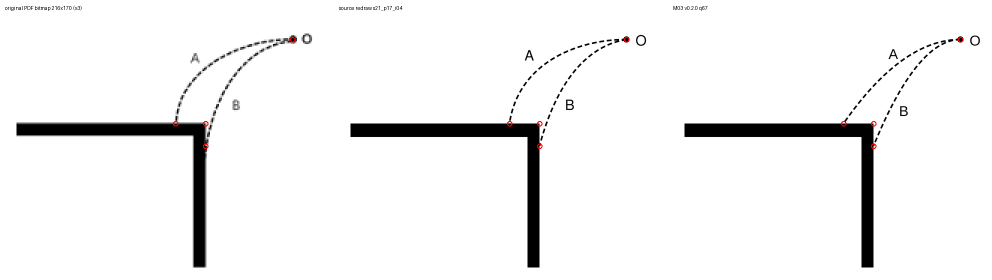
#> input picture 广东行测18套模拟/M03/核验记录/claude_review/v020/q67_orig_src_new_side_by_side.png, 1984 x 560 px, given in place of s23_p18_i00.png, which was not available (shown at 1/2 size)
$ python print_sizes.py
#> lines starting #> are read from the running program, lines starting #| are printed output that depends on the picture; after the words box and inside, x2 and y2 are one past the last pixel; in counts of white or black regions, pixels touching at a corner belong together
#!/usr/bin/env python3
"""Print-size check for M03 Q66-Q70 figures.

For each figure, measures (in source pixels) the smallest legibility-critical
features, then converts them to millimetres at several candidate print widths.
Feature boxes were located by eye on enlarged crops; the pixel extents inside
each box are measured here from the image (dark-pixel bounding box), so the
numbers can be re-run and checked.

Rules of thumb used for the recommendation (A4 printed at 100%):
  * Chinese/Latin label glyph height  >= 2.5 mm  (~ 9-10 pt body text)
  * small digits on contour lines     >= 2.0 mm
  * stroke width                      >= 0.15 mm (thinner lines get lost in toner)
  * dash length / gap                 >= 0.6 mm / 0.35 mm, so a dashed line still reads as dashed
  * arrowhead length                  >= 1.2 mm
Run: python3 print_sizes.py
"""
from pathlib import Path

import numpy as np
from PIL import Image

REPO = Path('/home/user/xing-ce1')
FIG = {
    'Q66': REPO / '模考/2026下半年广东卷_16-33季_AI可读/assets/s23_p18_i00.png',
    'Q67': REPO / '模考/2026下半年广东卷_16-33季_AI可读/assets/s21_p17_i04.png',
    'Q69': REPO / '广东行测18套模拟/M03/assets/q69_foodweb.png',
    'Q70': REPO / '模考/2026下半年广东卷_16-33季_AI可读/assets/s26_p19_i01.png',
}

# (description, box x0,y0,x1,y1, what to measure: 'h' glyph height, 'w' extent width, 'stroke' line thickness)
FEATURES = {
    'Q66': [
        ('标签"甲"字高', (95, 135, 115, 157), 'h'),
        ('标签"乙"字高', (238, 135, 260, 157), 'h'),
        ('甲球露出液面部分高度', (88, 8, 118, 27), 'ball_above'),
        ('液体内短划线长度', (126, 31, 145, 36), 'w'),
        ('液面线粗细', (60, 20, 80, 33), 'stroke'),
    ],
    'Q67': [
        ('字母"A"字高', (755, 115, 805, 170), 'h'),
        ('字母"O"字高', (1200, 55, 1255, 110), 'h'),
        ('虚线单段长度(约)', (None,), 'svg_dash'),
        ('B落点低于墙角的距离', (None,), 'svg_drop'),
    ],
    'Q69': [
        ('生物名称字高(“蛇”)', (1600, 300, 1690, 370), 'h'),
        ('箭头头部长度(SVG: 9单位×3.06)', (None,), 'svg_arrow'),
        ('连线粗细', (250, 80, 340, 100), 'stroke'),
    ],
    'Q70': [
        ('等高线注记"600"(倾斜)外框高', (98, 12, 121, 41), 'h'),
        ('等高线注记"200"(左缘)字高', (12, 96, 42, 123), 'h'),
        ('圈码"②"高', (110, 86, 129, 105), 'h'),
        ('圈码"④"高', (316, 272, 335, 291), 'h'),
        ('"北"字高', (36, 18, 57, 37), 'h'),
        ('图例文字"区域界"字高', (300, 305, 350, 322), 'h'),
        ('等高线粗细(左缘300线)', (15, 70, 40, 92), 'stroke'),
        ('区域界虚线单段长度(沿弧)', (None,), 'q70_dash'),
        ('区域界虚线间隔(沿弧)', (None,), 'q70_gap'),
        ('指北针箭头总长', (10, 30, 38, 57), 'diag'),
    ],
}


def dark(img, thr=150):
    return np.array(img.convert('L')).astype(int) < thr


def measure(fig, box, kind, img):
    d = dark(img)
    if kind == 'svg_dash':
        # SVG viewBox 216 units wide, stroke-dasharray 3.2 1.8 ; return in px of the 1296-px PNG
        return 3.2 * 1296 / 216
    if kind == 'svg_arrow':
        return 9.0 * 3.06
    if kind == 'svg_drop':
        return (84 - 69) * 1296 / 216
    if kind in ('q70_dash', 'q70_gap'):
        # dashed 区域界 ellipse (centre ~(216.5,233), semi-axes ~(79,66)): walk its left half,
        # take the darkest pixel within +-3 px radially, and measure dark/light run lengths along the arc
        import math
        g = np.array(img.convert('L')).astype(int)
        cx, cy, ax, ay = 216.5, 233.0, 79.0, 66.0
        n = 3000
        ts = [math.radians(100 + 150 * i / n) for i in range(n)]
        seq = []
        for t in ts:
            best = 255
            for dr in np.linspace(-3, 3, 13):
                xi = int(round(cx + (ax + dr) * math.cos(t)))
                yi = int(round(cy - (ay + dr) * math.sin(t)))
                if 0 <= xi < g.shape[1] and 0 <= yi < g.shape[0]:
                    best = min(best, g[yi, xi])
            seq.append(best < 140)
        pts = [(cx + ax * math.cos(t), cy - ay * math.sin(t)) for t in ts]
        runs, cur_v, cur = [], seq[0], 0.0
        for i in range(n - 1):
            step = math.dist(pts[i], pts[i + 1])
            if seq[i] == cur_v:
                cur += step
            else:
                runs.append((cur_v, cur))
                cur_v, cur = seq[i], step
        runs = runs[1:]   # drop the partial first run
        want = kind == 'q70_dash'
        vals = [r for v, r in runs if v == want]
        return float(np.median(vals)) if vals else float('nan')
    x0, y0, x1, y1 = box
    sub = d[y0:y1, x0:x1]
    ys, xs = np.where(sub)
    if len(ys) == 0:
        return float('nan')
    if kind == 'h':
        return ys.max() - ys.min() + 1
    if kind == 'w':
        return xs.max() - xs.min() + 1
    if kind == 'diag':
        return float(np.hypot(xs.max() - xs.min(), ys.max() - ys.min()))
    if kind == 'stroke':
        # median vertical run length of dark pixels per column
        runs = []
        for c in range(sub.shape[1]):
            col = sub[:, c]
            r = 0
            for v in col:
                if v:
                    r += 1
                elif r:
                    runs.append(r)
                    r = 0
            if r:
                runs.append(r)
        return float(np.median(runs)) if runs else float('nan')
    if kind == 'ball_above':
        g = np.array(img.convert('L')).astype(int)
        fill = np.abs(g[y0:y1, x0:x1] - 178) <= 8
        ys2, _ = np.where(fill)
        return (26 - (ys2.min() + y0)) if len(ys2) else float('nan')
    raise ValueError(kind)


WIDTHS = {'Q66': [55, 60, 67.3, 75], 'Q67': [42.5, 60, 70, 75], 'Q69': [90, 100, 110, 120], 'Q70': [80, 98.1, 110, 120]}
# 67.3 mm / 42.5 mm / 98.1 mm are the source-PDF print widths (图片清单.json bbox_pt);
# 70 mm is the width already registered for Q67 in 打印排版/题图尺寸调整.json;
# 120 mm is where build_print.py caps the editor-made Q69 PNG (200 dpi rule, MAX_W=120).

if __name__ == '__main__':
    for q, path in FIG.items():
        img = Image.open(path)
#> img is the input picture: PIL image 1984x560 RGB; mean R, G, B 242.3, 242.2, 242.2
        if img.mode == 'RGBA':
            bg = Image.new('RGBA', img.size, (255, 255, 255, 255))
            bg.alpha_composite(img)
            img = bg.convert('RGB')
        W, H = img.size
#> W = 1984; H = 560
        print(f'== {q}  {path.name}  {W}x{H}px')
#| == Q66  s23_p18_i00.png  1984x560px
        rows = []
        for desc, box, kind in FEATURES[q]:
            px = measure(q, box, kind, img)
            rows.append((desc, px))
#> this loop made 5 passes
#> px on passes 1, 2, 4, 5: nan, nan, nan, nan
#> (ys2 in measure, px) on pass 3: ([4, 6, 8, 10], 14)
#> pass 1, in measure, `d = dark(img)`:
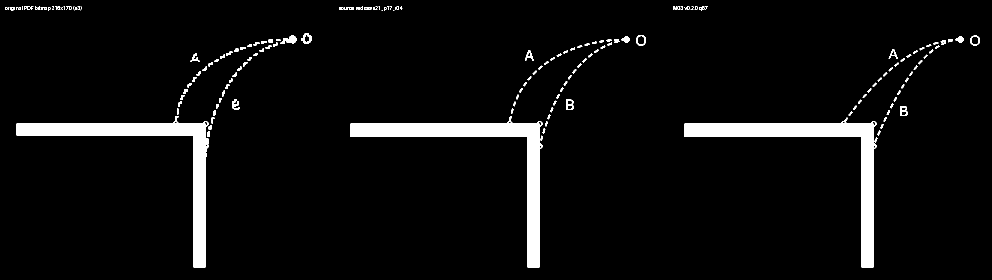
#> d: shape (560, 1984) bool (shown at 1/2 size); 5% white; 179 white regions (43 under 20 px), largest, box (x1, y1, x2, y2) and area: (701, 232, 1085, 535) 16618, (1369, 235, 1753, 535) 16612, (33, 232, 417, 535) 15664
#> pass 3, in measure (call 3), `g = np.array(img.convert('L')).astype(int)`:
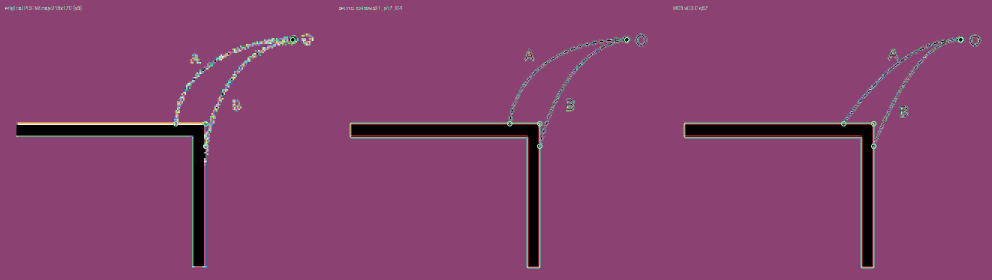
#> g: shape (560, 1984) int64 (shown at 1/2 size); 256 distinct labels, from 0 to 255; one colour per label, 0 black
#> after the loop, rows = [('标签"甲"字高', nan), ('标签"乙"字高', nan), ('甲球露出液面部分高度', 14), ('液体内短划线长度', nan), ('液面线粗细', nan)]
        head = '   ' + '特征'.ljust(26) + 'px'.rjust(7) + ''.join(f'{w:>9}mm' for w in WIDTHS[q])
        print(head)
#|    特征                             px       55mm       60mm     67.3mm       75mm
        for desc, px in rows:
            line = '   ' + desc.ljust(26) + f'{px:7.1f}'
            for w in WIDTHS[q]:
                line += f'{px * w / W:10.2f} '
            print(line)
#> this loop made 5 passes
#|    标签"甲"字高                       nan       nan        nan        nan        nan
#|    标签"乙"字高                       nan       nan        nan        nan        nan
#|    甲球露出液面部分高度                   14.0      0.39       0.42       0.47       0.53
#|    液体内短划线长度                      nan       nan        nan        nan        nan
#|    液面线粗细                         nan       nan        nan        nan        nan
        print('   每毫米像素数: ' + '  '.join(f'{w}mm→{W / w:.1f}px/mm({W / w * 25.4:.0f}dpi)' for w in WIDTHS[q]))
#|    每毫米像素数: 55mm→36.1px/mm(916dpi)  60mm→33.1px/mm(840dpi)  67.3mm→29.5px/mm(749dpi)  75mm→26.5px/mm(672dpi)
#> pass 2 of the loop `for q, path in FIG.items():`:
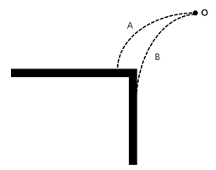
#> input picture 模考/2026下半年广东卷_16-33季_AI可读/原图核对/s21_p17_i04.png, 216 x 170 px, found by its file name
#> img is the input picture: PIL image 216x170 RGB; min 0, max 255, mean 240.8
#| == Q67  s21_p17_i04.png  216x170px
#> the loop `for desc, box, kind in FEATURES[q]:` made 4 passes
#> (desc, kind, x0 in measure, y0 in measure, x1 in measure, y1 in measure, px) on passes 1 to 2: ('字母"A"字高', 'h', 755, 115, 805, 170, nan), ('字母"O"字高', 'h', 1200, 55, 1255, 110, nan)
#> pass 1, in measure (call 6), `d = dark(img)`:
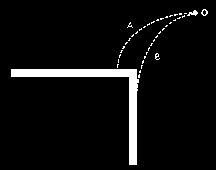
#> d: shape (170, 216) bool; 5.4% white; 42 white regions (39 under 20 px), largest, box (x1, y1, x2, y2) and area: (11, 69, 139, 165) 1726, (187, 10, 198, 16) 35, (201, 9, 208, 16) 25
#> after the loop `for desc, box, kind in FEATURES[q]:`: rows = [('字母"A"字高', nan), ('字母"O"字高', nan), ('虚线单段长度(约)', 19.2), ('B落点低于墙角的距离', 90)]
#|    特征                             px     42.5mm       60mm       70mm       75mm
#> the loop `for desc, px in rows:` made 4 passes
#> (desc, px) on passes 1 to 4: ('字母"A"字高', nan), ('字母"O"字高', nan), ('虚线单段长度(约)', 19.2), ('B落点低于墙角的距离', 90)
#> (printed output is left out)
#|    每毫米像素数: 42.5mm→5.1px/mm(129dpi)  60mm→3.6px/mm(91dpi)  70mm→3.1px/mm(78dpi)  75mm→2.9px/mm(73dpi)
#> pass 3 of the loop `for q, path in FIG.items():`:
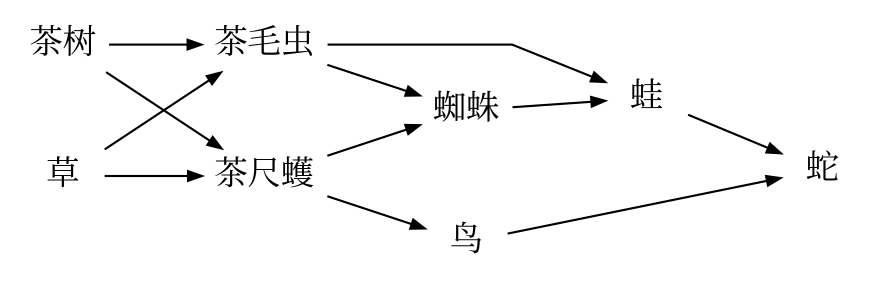
#> input picture 广东行测18套模拟/M03/assets/q69_foodweb.png, 1761 x 573 px, found by its file name (shown at 1/2 size)
#> img is the input picture: PIL image 1761x573 RGBA; mean R, G, B, A 221.8, 221.8, 221.8, 229.4
#> img: PIL image 1761x573 RGB
#| == Q69  q69_foodweb.png  1761x573px
#> the loop `for desc, box, kind in FEATURES[q]:` made 3 passes
#> (desc, kind, x0 in measure, y0 in measure, x1 in measure, y1 in measure, px) on passes 1, 3: ('生物名称字高(“蛇”)', 'h', 1600, 300, 1690, 370, 60), ('连线粗细', 'stroke', 250, 80, 340, 100, 4)
#> pass 1, in measure (call 10), `d = dark(img)`:
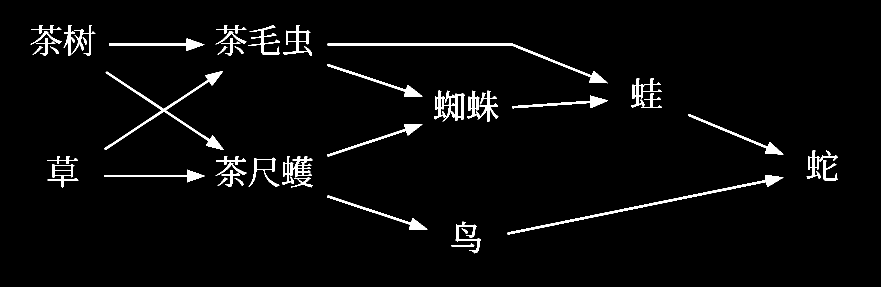
#> d: shape (573, 1761) bool (shown at 1/2 size); 3.2% white; 49 white regions, largest, box (x1, y1, x2, y2) and area: (208, 142, 448, 300) 3084, (1015, 350, 1567, 469) 2824, (655, 87, 1216, 167) 2692
#> pass 3, in measure (call 12), `sub = d[y0:y1, x0:x1]`:
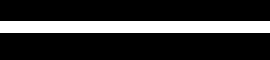
#> sub: shape (20, 90) bool (shown 3 times larger); 20% white; 1 white region, box (x1, y1, x2, y2) and area: (0, 7, 90, 11) 360
#> after the loop `for desc, box, kind in FEATURES[q]:`: rows = [('生物名称字高(“蛇”)', 60), ('箭头头部长度(SVG: 9单位×3.06)', 27.54), ('连线粗细', 4)]
#|    特征                             px       90mm      100mm      110mm      120mm
#> the loop `for desc, px in rows:` made 3 passes
#> (desc, px) on passes 1, 3: ('生物名称字高(“蛇”)', 60), ('连线粗细', 4)
#> (printed output is left out)
#|    每毫米像素数: 90mm→19.6px/mm(497dpi)  100mm→17.6px/mm(447dpi)  110mm→16.0px/mm(407dpi)  120mm→14.7px/mm(373dpi)
#> the loop made 4 passes; the first 3 are shown
